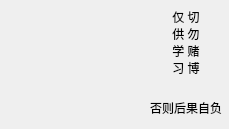
   <widget class="QWidget" name="scrollAreaWidgetContents_3">
    <property name="geometry">
     <rect>
      <x>0</x>
      <y>0</y>
      <width>229</width>
      <height>129</height>
     </rect>
    </property>
    <widget class="QLabel" name="code_label">
     <property name="geometry">
      <rect>
       <x>10</x>
       <y>10</y>
       <width>141</width>
       <height>111</height>
      </rect>
     </property>
     <property name="styleSheet">
      <string notr="true">image: url(:/pics/code.png);</string>
     </property>
     <property name="text">
      <string/>
     </property>
    </widget>
    <widget class="QLabel" name="label_2">
     <property name="geometry">
      <rect>
       <x>150</x>
       <y>10</y>
       <width>72</width>
       <height>81</height>
      </rect>
     </property>
     <property name="font">
      <font>
       <family>华文琥珀</family>
       <pointsize>9</pointsize>
       <weight>50</weight>
       <italic>false</italic>
       <bold>false</bold>
      </font>
     </property>
     <property name="text">
      <string>仅 切
供 勿
学 赌
习 博
</string>
     </property>
     <property name="alignment">
      <set>Qt::AlignCenter</set>
     </property>
    </widget>
    <widget class="QLabel" name="label_3">
     <property name="geometry">
      <rect>
       <x>150</x>
       <y>100</y>
       <width>72</width>
       <height>15</height>
      </rect>
     </property>
     <property name="font">
      <font>
       <family>华文新魏</family>
       <pointsize>9</pointsize>
       <weight>50</weight>
       <italic>false</italic>
       <bold>false</bold>
      </font>
     </property>
     <property name="text">
      <string>否则后果自负</string>
     </property>
     <property name="alignment">
      <set>Qt::AlignCenter</set>
     </property>
    </widget>
   </widget>
